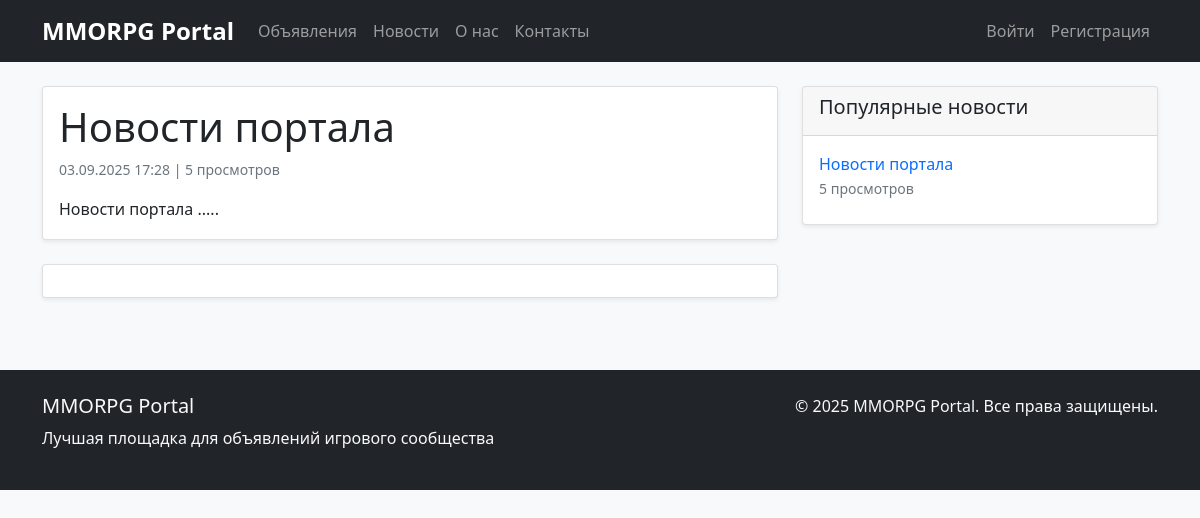
The page /news/1/ on the database as committed earlier.
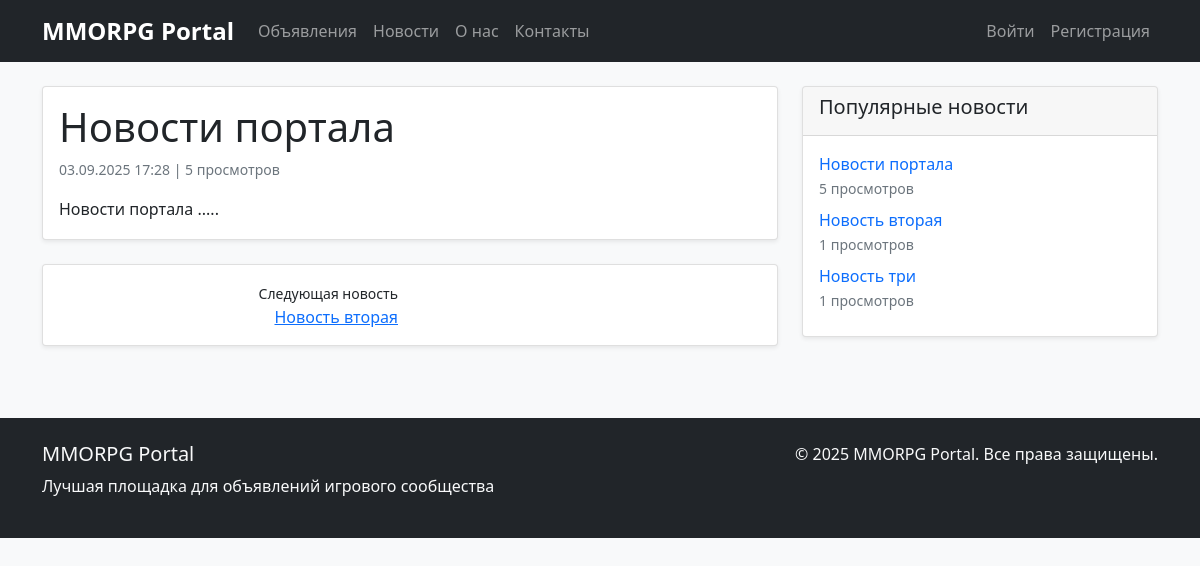
The same page on the database as committed later.
### appNotification/models.py (models this page shows, shortened)
class News(models.Model):
    title = models.CharField(max_length=255, validators=[MinLengthValidator(5)])
    content = RichTextField()
    created_at = models.DateTimeField(auto_now_add=True)
    updated_at = models.DateTimeField(auto_now=True)
    subscribers = models.ManyToManyField(User, related_name='subscribed_news', blank=True)
    views_count = models.PositiveIntegerField(default=0, verbose_name=_('Views count'))
    notify_subscribers = models.BooleanField(default=True, verbose_name=_('Notify subscribers'))
    class Meta:
        ordering = ['-created_at']
        verbose_name = _('News')
        verbose_name_plural = _('News')
    def increment_views(self):
        self.views_count += 1
        self.save(update_fields=['views_count'])

### appNotification/views.py (the view)
# urls.py: path('news/<int:pk>/', views.NewsDetailView.as_view(), name='news_detail'),
class NewsDetailView(DetailView):
    model = News
    template_name = 'appNotification/news_detail.html'
    context_object_name = 'news'
    def get_object(self, queryset=None):
        news = super().get_object(queryset)
        self.increment_views_count(news)
        return news
    def increment_views_count(self, news):
        try:
            session_key = f'news_{news.id}_viewed'
            if not self.request.session.get(session_key, False):
                news.increment_views()
                self.request.session[session_key] = True
                if self.request.user.is_authenticated:
                    UserActionLog.objects.create(
                        user=self.request.user,
                        action=f"Viewed news {news.id}",
                        ip_address=self.request.META.get('REMOTE_ADDR')
                    )
                else:
                    UserActionLog.objects.create(
                        user=None,
                        action=f"Viewed news {news.id} (anonymous)",
                        ip_address=self.request.META.get('REMOTE_ADDR')
                    )
        except Exception as e:
            print(f"Error incrementing views count: {e}")
    def get_context_data(self, **kwargs):
        context = super().get_context_data(**kwargs)
        if self.request.user.is_authenticated:
            context['is_subscribed'] = Subscription.objects.filter(
                user=self.request.user,
                news=True
            ).exists()
        context['previous_news'] = News.objects.filter(
            created_at__lt=self.object.created_at
        ).order_by('-created_at').first()
        context['next_news'] = News.objects.filter(
            created_at__gt=self.object.created_at
        ).order_by('created_at').first()
        context['popular_news'] = News.objects.order_by('-views_count')[:5]
        return context

### appNotification/context_processors.py (called while the page is built)
def categories(request):
    return {
        'categories': Category.objects.all(),
        'category_choices': [
            ('tanks', _('Tanks')),
            ('heals', _('Heals')),
            ('dd', _('DD')),
            ('traders', _('Traders')),
            ('guildmasters', _('Guildmasters')),
            ('questgivers', _('Questgivers')),
            ('blacksmiths', _('Blacksmiths')),
            ('tanners', _('Tanners')),
            ('potionmakers', _('Potionmakers')),
            ('spellmasters', _('Spellmasters')),
        ]
    }

def navigation_data(request):
    from .models import Post, News
    return {
        'recent_posts': Post.objects.order_by('-created_at')[:5],
        'recent_news': News.objects.order_by('-created_at')[:3],
        'posts_count': Post.objects.count(),
        'news_count': News.objects.count(),
    }

### appNotification/templates/appNotification/news_detail.html (shortened to what this page needs)
{% extends 'base.html' %}
{% block content %}
<div class="row">
    <div class="col-md-8">
        <div class="card mb-4">
            <div class="card-body">
                <h1 class="card-title">{{ news.title }}</h1>
                <div class="d-flex justify-content-between align-items-center mb-3">
                    <small class="text-muted">
                        {{ news.created_at|date:"d.m.Y H:i" }} |
                        {{ news.views_count }} просмотров
                    </small>
                </div>
                <div class="card-text post-content">
                    {{ news.content|safe }}
                </div>
            </div>
        </div>
        <div class="card">
            <div class="card-body">
                <div class="row">
                    {% if next_news %}
                    <div class="col-md-6 text-end">
                        <small>Следующая новость</small>
                        <br>
                        <a href="{% url 'news_detail' next_news.id %}">{{ next_news.title|truncatewords:5 }}</a>
                    </div>
                    {% endif %}
                </div>
            </div>
        </div>
    </div>
    <div class="col-md-4">
        <div class="card">
            <div class="card-header">
                <h5>Популярные новости</h5>
            </div>
            <div class="card-body">
                {% for popular_news in popular_news %}
                    <div class="mb-2">
                        <a href="{% url 'news_detail' popular_news.id %}" class="text-decoration-none">
                            {{ popular_news.title|truncatewords:5 }}
                        </a>
                        <br>
                        <small class="text-muted">{{ popular_news.views_count }} просмотров</small>
                    </div>
                {% endfor %}
            </div>
        </div>
    </div>
</div>
{% endblock %}

Rows that differ between the two databases and show on the page:
added News: title "Новость вторая", views_count "1"
added News: title "Новость три", views_count "1"
Other text that changed with them:
text now shown: "Следующая новость"
